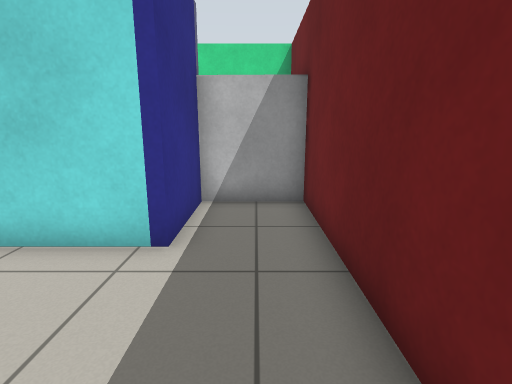
[1] (above)

16 first-person views from a walk through a Gazebo world. The camera is 1 m above the floor, tilts 12° down and sees 80° across. The lines on the ground mark 1 m squares. The floor is counted in squares, 0.5 m on a side. Each view is taken from the middle of a square. On the plan, view 1 faces up. The plan holds only what a view shows up to about 17 squares ahead; the rest is blank. The place goes on beyond the plan. The robots in the file are not drawn. Simple patterns stand in for the simulator's built-in surfaces. Simple shapes stand in for some stock models. Some surface patterns are stand-ins.

[2]
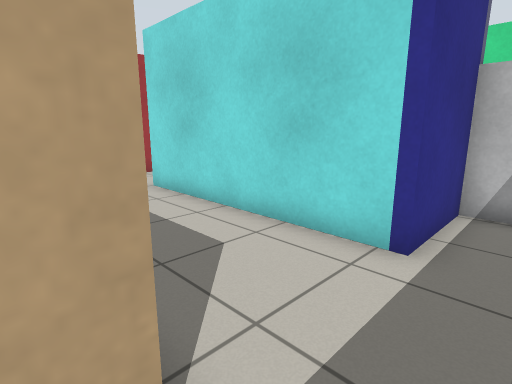

[3]
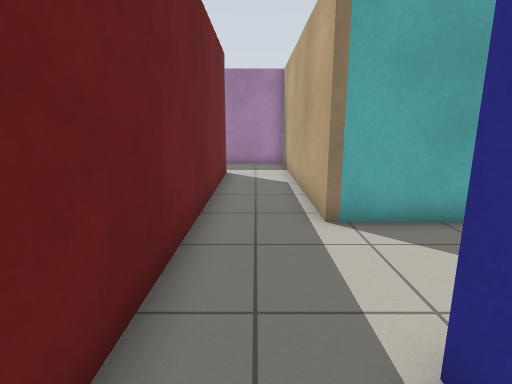

[4]
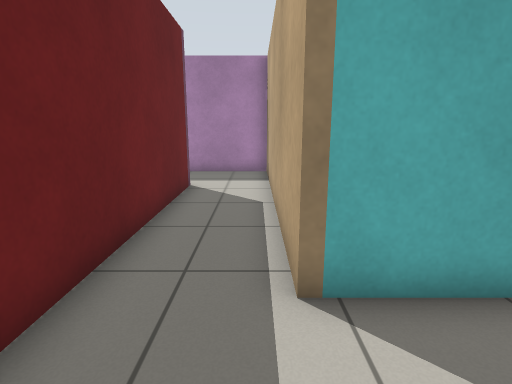

[5]
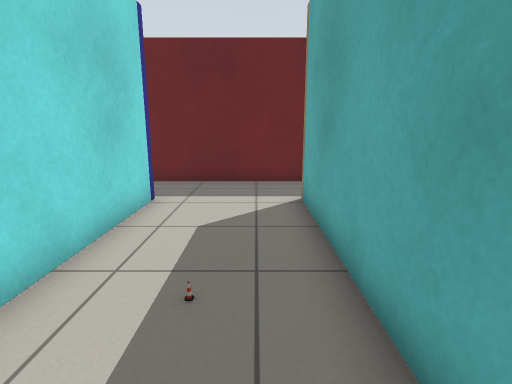

[6]
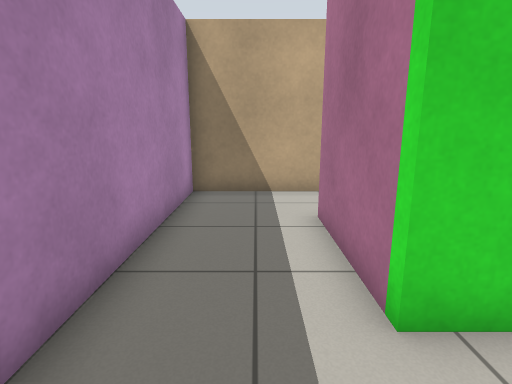

[7]
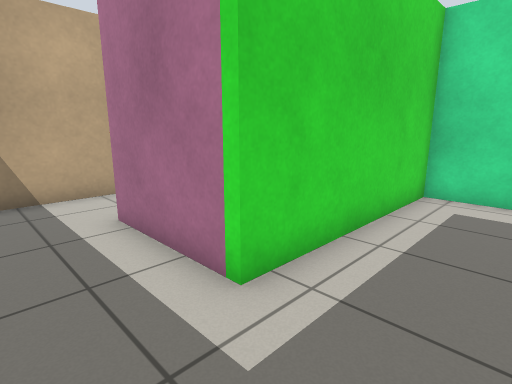

[8]
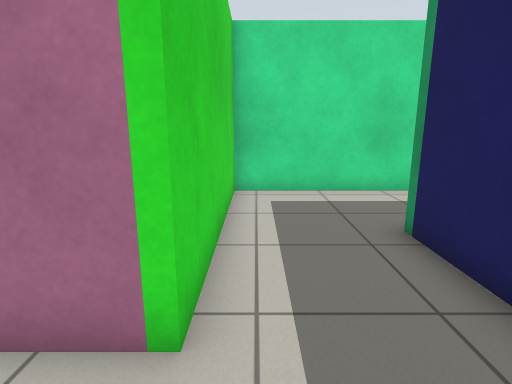

[9]
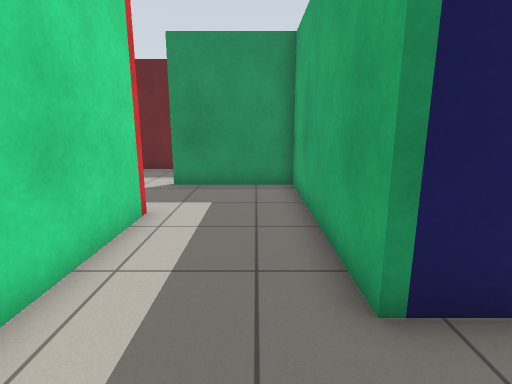

[10]
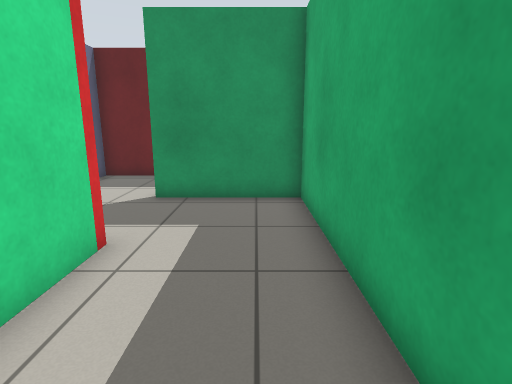

[11]
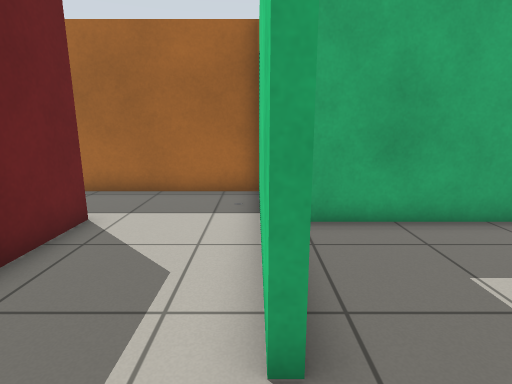

[12]
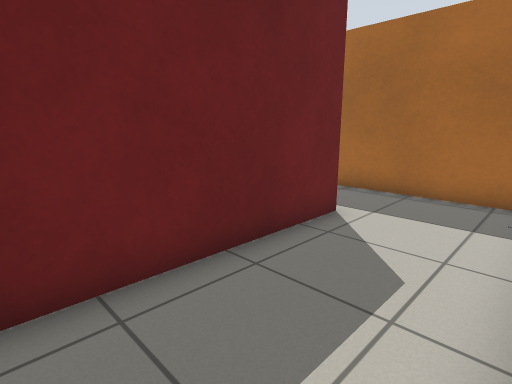

[13]
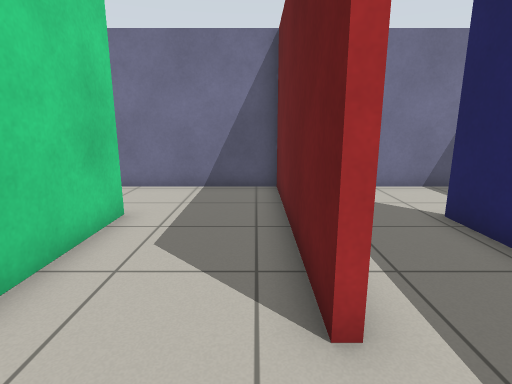

[14]
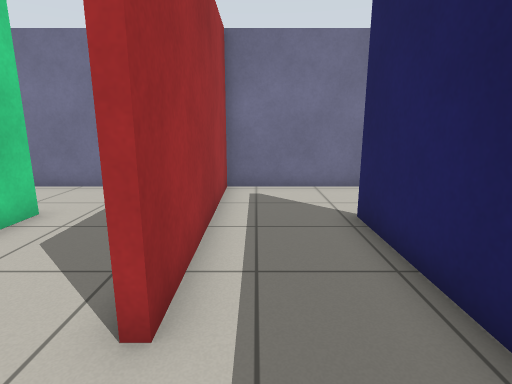

[15]
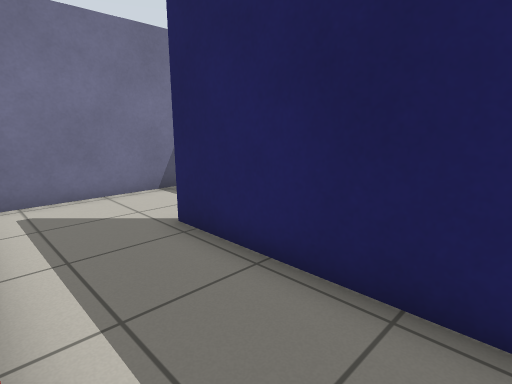

[16]
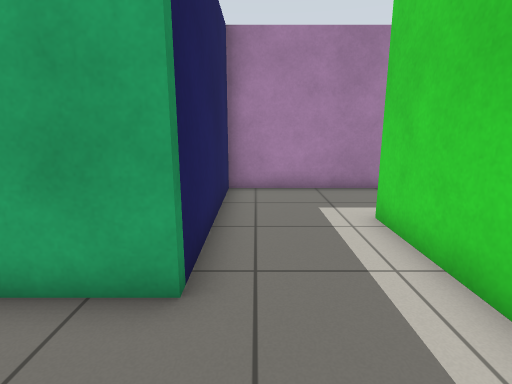

### Floor plan
Ten units are one square. View 1 is at (0, 0); x grows to the right and y downward. Boxes are objects, and circles mark ways between rooms. Rooms are numbered by the first view taken in them; rooms with no view inside come last. Other rooms are left out.
<svg viewBox="-105 -110 366 215">
<path fill="none" stroke="#000" d="M-88 -7 -15 -7 -15 65M-15 -84 -15 -49 -100 -49M13 66 13 -75M131 -6 53 -6 53 66 13 66M-15 65 -15 100 89 100 89 33 166 33 166 -9M166 -43 144 -43M207 35 207 -43 166 -43M166 -9 169 -9 169 65 206 65M243 50 243 -8M256 -43 210 -43 210 35 207 35M206 65 225 65"/>
<rect x="-75" y="-35" width="10" height="10" fill="#bbb"><title>other object</title></rect>
<rect x="-15" y="-105" width="30" height="30" fill="#bbb"><title>other object</title></rect>
<circle cx="0" cy="60" r="3" fill="#2a7"/>
<circle cx="170" cy="-20" r="3" fill="#2a7"/>
<circle cx="210" cy="50" r="3" fill="#2a7"/>
<text x="-40" y="-20">1</text>
<text x="80" y="30">2</text>
<text x="190" y="10">3</text>
<text x="230" y="10">4</text>
</svg>
Room 1 opens to room 2. Room 2 opens to room 3. Room 3 opens to room 4.

Where each view was taken, in squares from view 1:
view 1: 0 up, 0 right, facing up
view 2: 0 up, 0 right, facing up-left
view 3: 7 up, 0 right, facing down
view 4: 4 up, 1 left, facing down
view 5: 2 up, 10 left, facing right
view 6: 8 down, 8 right, facing left
view 7: 9 down, 8 right, facing up-left
view 8: 9 down, 6 right, facing up
view 9: 2 down, 6 right, facing right
view 10: 2 down, 8 right, facing right
view 11: 3 up, 17 right, facing down
view 12: 3 up, 17 right, facing down-right
view 13: 6 down, 20 right, facing up
view 14: 6 down, 22 right, facing up
view 15: 5 down, 21 right, facing up-right
view 16: 0 up, 8 right, facing down
